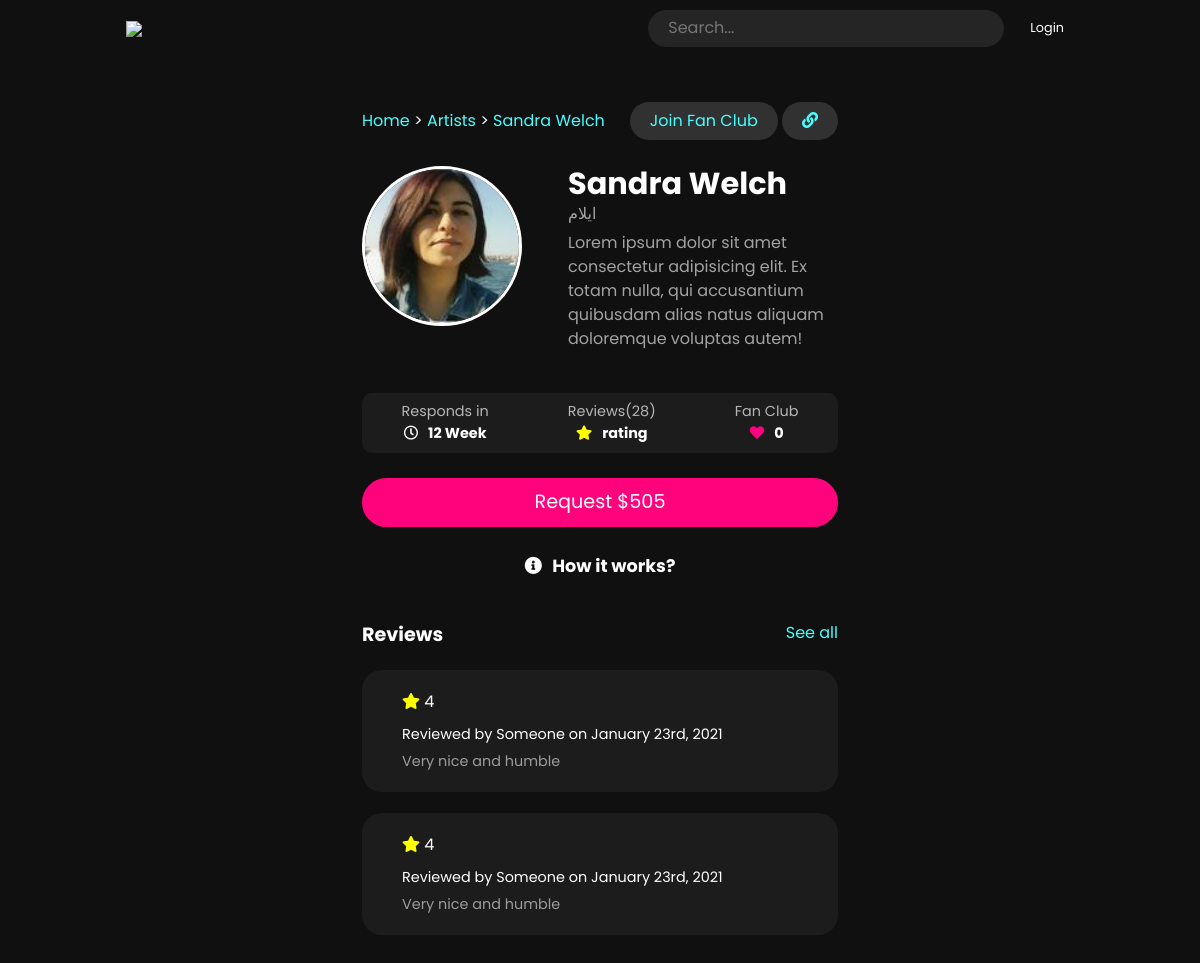
The page /cameo/Sandra_Welch on the database its author committed.
### cameo/models.py (models this page shows)
class Cameo(AbstractUser):
    category_choice = [
        ('Actors', 'actors'),
        ('Activists', 'activist'),
        ("Artists", "artists"),
        ("Astrologers", "astrologers"),
        ("Astronauts", "astronauts"),
        ('Athletes', 'athletes'),
        ("Authors", "authors"),
        ("Cameo Team", "cameo_team"),
        ('Comedian', 'comedians'),
        ("Commentators", "commentators"),
        ('Creator', 'creator'),
        ("Dancers", "dancers"),
        ("En Español", "en_español"),
        ("Food", "food"),
        ("Furry", "furry"),
        ("High Fashion", "high_fashion"),
        ("Home and Design", "home_and_design"),
        ("Impressionists", "impressionists"),
        ("Magicians", "magicians"),
        ('Model', 'model'),
        ("Motivational Speakers", "motivational_speakers"),
        ('Musician', 'musician'),
        ("News", "news"),
        ("Pageants", "pageants"),
        ("Photographers", "photographers"),
        ("Podcast", "podcast"),
        ("Poker", "poker"),
        ("Politics", "politics"),
        ("Radio", "radio"),
        ('Reality TV', 'reality_tv'),
        ("Royals", "Royals"),
        ("Santas", "santas"),
        ('Sports Commentator', 'sports_Commentator'),
        ("Stylists", "stylists"),
        ("TV Hosts", "tv_hosts"),
        ("Tarot Card Reader", "tarot_card_reader"),
        ("Venture Capitalists", "venture_capitalists"),
        ("Viral", "viral"),
        ("Radio", "radio"),
        ("Writers", "writers"),
    ]
    delivery_duration_unit_choice = [
        ("Hr", 'hr'),
        ("Day", 'day'),
        ("Week", 'week'),
    ]
    currency_code_symbols = [('USD', "$"), ('INR', "₹"), ('GBP', "£"),
                             ('EUR', "€")]
    is_celebrity = models.BooleanField(default=False)
    category = models.CharField(choices=category_choice,
                                max_length=100,
                                null=True)
    delivery_duration = models.IntegerField(null=True)
    price = models.FloatField(null=True)
    currency_code = models.CharField(max_length=10,
                                     choices=currency_code_symbols,
                                     null=True)
    delivery_duration_unit = models.CharField(
        max_length=10, null=True, choices=delivery_duration_unit_choice)
    image = models.ImageField(upload_to='cameo')
    intro = models.CharField(max_length=500, null=True)
    bio = models.CharField(max_length=2000, null=True)
    paypal_email = models.EmailField(null=True)
    is_featured = models.BooleanField(null=True, blank=True, default=False)
    reviews = JSONField(default=[])
    rating = models.FloatField(validators=[MinValueValidator(0.0), MaxValueValidator(5.0)], blank=True, null=True)
    fans = models.IntegerField(default=0)

### cameo/views.py (the view)
# urls.py: path('cameo/<str:username>', view=views.show_cameo, name='show_cameo'),
def show_cameo(request, username):
    cameo = get_object_or_404(Cameo, username=username)
    context = {"cameo": cameo, "review_count": len(cameo.reviews)}
    return render(request, "cameo/show_cameo.html", context=context)

### cameo/context_processors.py (called while the page is built)
def newsale_processor(request):
    if request.user.is_authenticated:
        bookings = Booking.objects.filter(cameo=request.user)
        new_sale = []
        for booking in bookings:
            if booking.order_status != "Completed":
                new_sale.append(booking)
        return {"new_sale": len(new_sale)}
    else:
        return {"new_sale": 0}

def purchase_update(request):
    if request.user.is_authenticated:
        purchase = []
        bookings = Booking.objects.filter(requested_user_id=request.user.id)
        for booking in bookings:
            if booking.order_status == "Completed Request" and not booking.is_accepted:
                purchase.append(booking)
        return {"purchase_update": len(purchase)}
    else:
        return {"purchase_update": 0}

### cameo/templates/cameo/show_cameo.html (shortened to what this page needs)
{% extends 'cameo/base.html' %}
{% block body %}
<div id="cameo-detail-container" class="container mt-3 cameo-detail-container">
    <div class="imp-btn">
        <span class="breadcumber">Home <span style="color: white;">></span> {{cameo.category}} <span
                style="color: white;">></span> {{cameo.first_name|add:" "|add:cameo.last_name}}</span>
        <div>
            <a href="#" class="btn btn-join"><span>Join Fan Club</span></a>
            <a href="#" class="btn btn-join" id="liveToastBtn" v-on:click=copyLink><i class="fas fa-link"></i></a>
        </div>
    </div>
    <div class="cameo-basic-detail">
        <div class="cameo-image-avatar">
            <img class="cameo-image-img" src="{{cameo.image.url}}" alt="cameo image">
        </div>
        <div class="cameo-info-container">
            <h3 style="font-size: 1.9rem;margin: 0px;font-weight: bold">{{cameo.first_name|add:" "|add:cameo.last_name}}
            </h3>
            <p style="color: rgb(163, 163, 163);font-size: 1rem;margin: 0px;">{{cameo.intro}}</p>
            <p style="color: rgb(163, 163, 163);margin-top: 5px;">{{cameo.bio}}</p>
        </div>
    </div>
    <div class="cameo-feature-container">
        <div class="cameo-feature">
            <p style="margin: 0px;">Responds in</p>
            <p style="margin: 0px;font-weight: bold; color: white;"><i style="margin-right: 10px;"
                    class="far fa-clock"></i>{{ cameo.delivery_duration }} {{ cameo.delivery_duration_unit }}</p>
        </div>
        <div class="cameo-feature">
            <p style="margin: 0px;">Reviews({{review_count}})</p>
            <p style="margin: 0px;font-weight: bold; color: white;"><i class="fas fa-star"
                    style="margin-right: 10px;color: yellow;"></i>rating</p>
        </div>
        <div class="cameo-feature">
            <p style="margin: 0px;">Fan Club</p>
            <p style="margin: 0px;font-weight: bold; color: white;"><i
                    style="margin-right: 10px;color: rgb(255, 0, 128);" class="fas fa-heart"></i>{{cameo.fans|length }}
            </p>
        </div>
    </div>
    <div>
        {% if cameo.is_superuser %}
        <a type="button" class="btn btn-request" href="/vanillaice/book/signup">Contact us</a>
        {% else %}
        <a type="button" class="btn btn-request" href="{% url 'book:book' cameo.username  %}">Request
            ${{cameo.price|floatformat}}</a>
        {% endif %}
    </div>
    <div class="how">
        <p data-bs-toggle="modal" data-bs-target="#workings"><i style="margin-right: 10px;"
                class="fas fa-info-circle"></i>How it works?</p>
    </div>
    <div class="review-section">
        <div class="review-header">
            <p style="margin: 0px;font-size: 1.2rem;font-weight: bold;">Reviews</p>
            <p class="review-all" data-bs-toggle="modal" data-bs-target="#reviews"
                style="margin: 0px;color: rgb(69, 255, 255);">See all
            </p>
        </div>
        {% for review in cameo.reviews|slice:"1:3" %}
        <div class="review-container">
            <div class="review">
                <p style="margin:0px;font-size: 1rem;margin-bottom: 10px;">
                    <i class="fas fa-star" style="color: yellow;"></i>
                    {{review.star}}
                </p>
                <p style="margin: 0px;margin-bottom: 5px;">Reviewed by {{review.user}} on January 23rd, 2021</p>
                <p style="margin:0px;color: rgb(156, 156, 156);">{{review.review}}
                </p>
            </div>
        </div>
        {% endfor %}
    </div>
</div>
{% endblock %}

### cameo/templates/cameo/base.html (style rules this page uses)
.btn { outline: none; border: 0px; }
body { font-family: poppins, sans-serif !important; padding-left: 106px; padding-right: 106px; }
body { background-color: rgb(16, 16, 16); color: white; }
a { text-decoration: none; }

### cameo/templates/cameo/show_cameo.html (style rules this page uses)
.cameo-detail-container { display: grid; max-width: 84rem; width: 100%; padding: 30px 16rem; grid-template-columns: 1fr; row-gap: 1.6rem; margin: 0px auto 4rem; }
.cameo-basic-detail { display: grid; grid-template-columns: fit-content(20rem) minmax(0px, 1fr); column-gap: 1rem; }
.cameo-image-img { border: 3px solid white; height: 10rem; overflow: hidden; object-fit: cover; border-radius: 300px; }
.cameo-info-container { padding: 0px 0px 0px 30px; display: flex; flex-direction: column; align-items: flex-start; }
.cameo-feature-container { border-radius: 10px; width: 100%; height: 60px; display: flex; background-color: rgb(28, 28, 28); }
.cameo-feature { flex-grow: 1; height: 100%; display: flex; flex-direction: column; justify-content: center; align-items: center; text-align: center; font-size: .9rem; color: rgb(182, 182, 182); }
.btn-request { background-color: rgb(255, 3, 124); color: white; font-size: 1.2rem; padding: 10px 10px; border-radius: 200px; width: 100%; }
.imp-btn { display: flex; align-items: center; justify-content: space-between; }
.btn-join { background-color: rgb(49, 49, 49); color: rgb(69, 255, 255); border-radius: 100px; padding: 7px 20px; }
.breadcumber { color: rgb(69, 255, 255); }
.how { width: 100%; text-align: center; font-size: 1.1rem; font-weight: bold; }
a { text-decoration: none; color: white; }
.review-container { margin-top: 1.3rem; }
.review-header { display: flex; justify-content: space-between; }
.review { border-radius: 20px; padding: 20px 40px; font-size: .9rem; background-color: rgb(28, 28, 28); }

### rows shown on the page
Cameo: category "Artists", first_name|add "Sandra Welch", image (picture), intro "ایلام", bio "Lorem ipsum dolor sit amet consectetur adipisicing elit. Ex totam nulla, qui accusantium quibusdam alias natus aliquam doloremque voluptas autem!", delivery_duration "12", delivery_duration_unit "Week", fans|length "0", price "505"

### other values the page prints
{{ review_count }} "28"
{{ review.star }} "4" "4"
{{ review.user }} "Someone" "Someone"
{{ review.review }} "Very nice and humble" "Very nice and humble"
